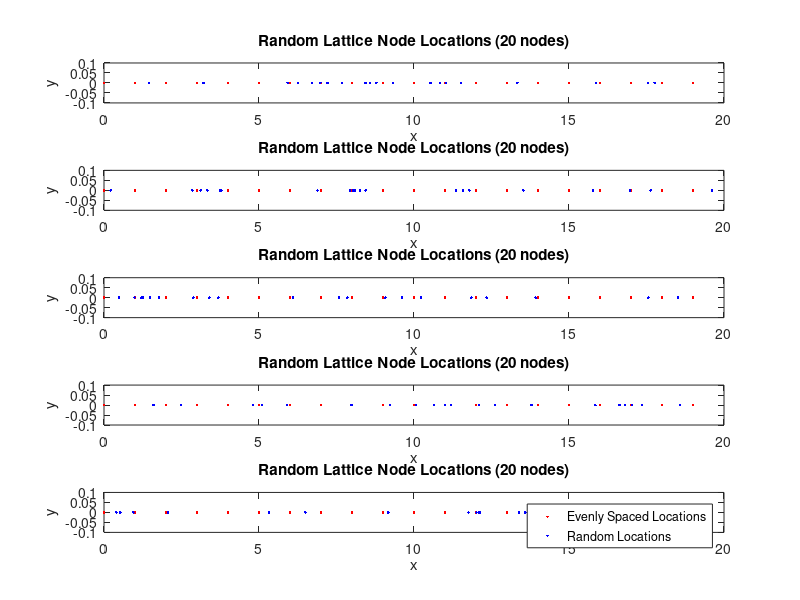

Reproduce this figure in MATLAB.
clear all;
close all;

%% load lattice information
load('lattice_locations_pseudorandom.mat');

%% plot pseudorandom lattice against equidistance lattice spacings
figure;

% plot first pseudorandom lattice
subplot(5, 1, 1); 
plot(0:19, zeros(20, 1), '.r');
hold on;

plot(node_positions_rand_20_1(:, 1), node_positions_rand_20_1(:, 2), '.b');
hold on;

title('Random Lattice Node Locations (20 nodes)');
xlim([0 20]);
xlabel('x');
ylim([-0.1 0.1]);
ylabel('y');

% plot second pseudorandom lattice
subplot(5, 1, 2); 
plot(0:19, zeros(20, 1), '.r');
hold on;

plot(node_positions_rand_20_2(:, 1), node_positions_rand_20_2(:, 2), '.b');
hold on;

title('Random Lattice Node Locations (20 nodes)');
xlim([0 20]);
xlabel('x');
ylim([-0.1 0.1]);
ylabel('y');

% plot third pseudorandom lattice
subplot(5, 1, 3); 
plot(0:19, zeros(20, 1), '.r');
hold on;

plot(node_positions_rand_20_3(:, 1), node_positions_rand_20_3(:, 2), '.b');
hold on;

title('Random Lattice Node Locations (20 nodes)');
xlim([0 20]);
xlabel('x');
ylim([-0.1 0.1]);
ylabel('y');

% plot fourth pseudorandom lattice
subplot(5, 1, 4); 
plot(0:19, zeros(20, 1), '.r');
hold on;

plot(node_positions_rand_20_4(:, 1), node_positions_rand_20_4(:, 2), '.b');
hold on;

title('Random Lattice Node Locations (20 nodes)');
xlim([0 20]);
xlabel('x');
ylim([-0.1 0.1]);
ylabel('y');

% plot fifth pseudorandom lattice
subplot(5, 1, 5); 
plot(0:19, zeros(20, 1), '.r');
hold on;

plot(node_positions_rand_20_5(:, 1), node_positions_rand_20_5(:, 2), '.b');
hold on;

title('Random Lattice Node Locations (20 nodes)');
xlim([0 20]);
xlabel('x');
ylim([-0.1 0.1]);
ylabel('y');

%% format output plot
legend('Evenly Spaced Locations', 'Random Locations');
